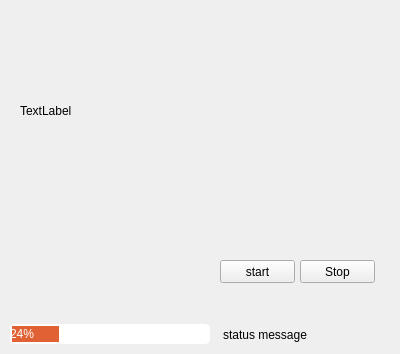
<?xml version="1.0" encoding="UTF-8"?>
<ui version="4.0">
 <class>Form</class>
 <widget class="QWidget" name="Form">
  <property name="geometry">
   <rect>
    <x>0</x>
    <y>0</y>
    <width>400</width>
    <height>354</height>
   </rect>
  </property>
  <property name="windowTitle">
   <string>Form</string>
  </property>
  <widget class="QPushButton" name="start">
   <property name="geometry">
    <rect>
     <x>220</x>
     <y>260</y>
     <width>75</width>
     <height>23</height>
    </rect>
   </property>
   <property name="text">
    <string>start</string>
   </property>
  </widget>
  <widget class="QPushButton" name="stop">
   <property name="geometry">
    <rect>
     <x>300</x>
     <y>260</y>
     <width>75</width>
     <height>23</height>
    </rect>
   </property>
   <property name="text">
    <string>Stop</string>
   </property>
  </widget>
  <widget class="QLabel" name="message">
   <property name="geometry">
    <rect>
     <x>20</x>
     <y>20</y>
     <width>361</width>
     <height>181</height>
    </rect>
   </property>
   <property name="text">
    <string>TextLabel</string>
   </property>
   <property name="wordWrap">
    <bool>true</bool>
   </property>
  </widget>
  <widget class="QWidget" name="horizontalLayoutWidget">
   <property name="geometry">
    <rect>
     <x>0</x>
     <y>319</y>
     <width>523</width>
     <height>31</height>
    </rect>
   </property>
   <layout class="QHBoxLayout" name="horizontalLayout">
    <property name="leftMargin">
     <number>10</number>
    </property>
    <item>
     <widget class="QProgressBar" name="progress_bar">
      <property name="minimumSize">
       <size>
        <width>200</width>
        <height>0</height>
       </size>
      </property>
      <property name="maximumSize">
       <size>
        <width>200</width>
        <height>20</height>
       </size>
      </property>
      <property name="styleSheet">
       <string notr="true">QProgressBar
{
    color: #ffffff;
    border-style: outset;
border-width: 2px;
    border-radius: 5px;
    text-align: left;
}
QProgressBar::chunk
{
    background-color:#e06133;
}</string>
      </property>
      <property name="value">
       <number>24</number>
      </property>
     </widget>
    </item>
    <item>
     <spacer name="horizontalSpacer">
      <property name="orientation">
       <enum>Qt::Horizontal</enum>
      </property>
      <property name="sizeHint" stdset="0">
       <size>
        <width>40</width>
        <height>20</height>
       </size>
      </property>
     </spacer>
    </item>
    <item>
     <widget class="QLabel" name="status_message">
      <property name="minimumSize">
       <size>
        <width>300</width>
        <height>0</height>
       </size>
      </property>
      <property name="text">
       <string>status message</string>
      </property>
     </widget>
    </item>
   </layout>
  </widget>
 </widget>
 <resources/>
 <connections/>
</ui>
